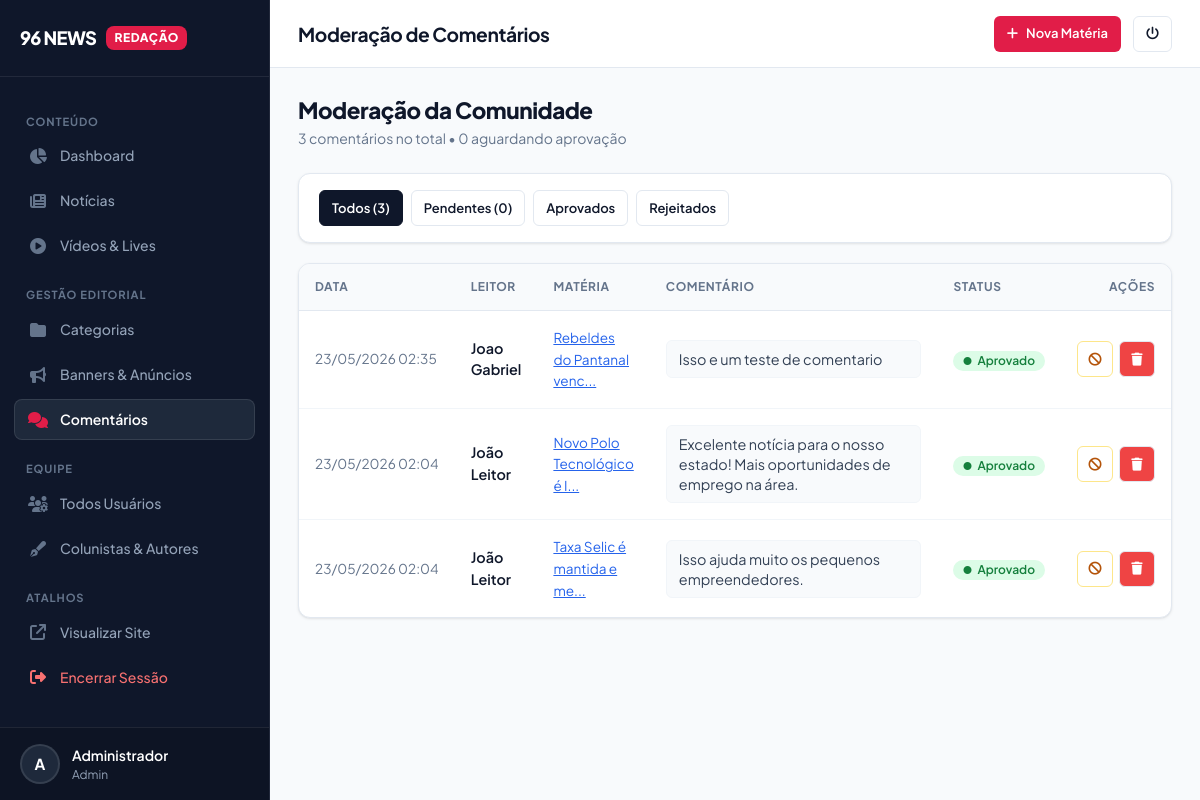
The page /admin/comentarios.php (signed in) on the database its author committed.
### tables this page shows
CREATE TABLE `comentarios` (
  `id` INTEGER PRIMARY KEY AUTOINCREMENT,
  `noticia_id` INTEGER NOT NULL,
  `usuario_id` INTEGER NOT NULL,
  `conteudo` TEXT NOT NULL,
  `status` TEXT DEFAULT 'aprovado',
  `criado_em` TIMESTAMP DEFAULT CURRENT_TIMESTAMP,
  FOREIGN KEY (`noticia_id`) REFERENCES `noticias` (`id`) ON DELETE CASCADE,
  FOREIGN KEY (`usuario_id`) REFERENCES `usuarios` (`id`) ON DELETE CASCADE
);

CREATE TABLE `usuarios` (
  `id` INTEGER PRIMARY KEY AUTOINCREMENT,
  `nome` TEXT NOT NULL,
  `email` TEXT NOT NULL UNIQUE,
  `senha` TEXT NOT NULL,
  `tipo` TEXT DEFAULT 'user',
  `foto_perfil` TEXT DEFAULT NULL,
  `bio` TEXT,
  `criado_em` TIMESTAMP DEFAULT CURRENT_TIMESTAMP,
  `atualizado_em` TIMESTAMP DEFAULT CURRENT_TIMESTAMP
, verificado INTEGER DEFAULT 0, token_verificacao TEXT DEFAULT NULL, created_at DATETIME);

CREATE TABLE "noticias" (
            id INTEGER PRIMARY KEY AUTOINCREMENT,
            titulo TEXT NOT NULL,
            subtitulo TEXT DEFAULT NULL,
            slug TEXT NOT NULL UNIQUE,
            conteudo TEXT NOT NULL,
            imagem_destacada TEXT DEFAULT NULL,
            legenda_imagem TEXT DEFAULT NULL,
            autor_id INTEGER DEFAULT NULL,
            autor_nome TEXT DEFAULT NULL,
            categoria_id INTEGER NOT NULL,
            visualizacoes INTEGER DEFAULT 0,
            status TEXT DEFAULT 'rascunho',
            destaque INTEGER DEFAULT 0,
            urgente INTEGER DEFAULT 0,
            data_agendamento DATETIME DEFAULT NULL,
            views INTEGER DEFAULT 0,
            criado_em TIMESTAMP DEFAULT CURRENT_TIMESTAMP,
            atualizado_em TIMESTAMP DEFAULT CURRENT_TIMESTAMP,
            created_at DATETIME DEFAULT CURRENT_TIMESTAMP,
            updated_at DATETIME DEFAULT CURRENT_TIMESTAMP,
            FOREIGN KEY (autor_id) REFERENCES usuarios (id) ON DELETE SET NULL,
            FOREIGN KEY (categoria_id) REFERENCES categorias (id) ON DELETE CASCADE
        );

### includes/functions.php (called while the page is built, shortened)
<?php
function escape($string) {
    return htmlspecialchars($string, ENT_QUOTES, 'UTF-8');
}
function getCsrfToken() {
    return $_SESSION['csrf_token'];
}

### admin/comentarios.php (the view, shortened to what this page needs)
<?php
require_once __DIR__ . '/includes/header.php';
$pdo = Database::getInstance();
$statusFilter = $_GET['status'] ?? 'all';
$whereClause = "";
$params = [];
$stmt = $pdo->prepare("
    SELECT c.*, u.nome as usuario_nome, n.titulo as noticia_titulo, n.slug as noticia_slug
    FROM comentarios c
    JOIN usuarios u ON c.usuario_id = u.id
    JOIN noticias n ON c.noticia_id = n.id
    $whereClause
    ORDER BY c.criado_em DESC
");
$stmt->execute($params);
$comentarios = $stmt->fetchAll(PDO::FETCH_ASSOC);
$countPendente = (int)$pdo->query("SELECT COUNT(*) FROM comentarios WHERE status = 'pendente'")->fetchColumn();
$countTotal = (int)$pdo->query("SELECT COUNT(*) FROM comentarios")->fetchColumn();
?>
<div style="display: flex; justify-content: space-between; align-items: center; margin-bottom: 24px; flex-wrap: wrap; gap: 16px;">
    <div>
        <h2 style="font-size: 1.4rem; font-weight: 800; margin: 0; color: var(--adm-text-main);">
            Moderação da Comunidade
        </h2>
        <p style="margin: 4px 0 0 0; color: var(--adm-text-muted); font-size: 0.875rem;">
            <?= $countTotal ?> comentários no total &bull; <?= $countPendente ?> aguardando aprovação
        </p>
    </div>
</div>
<div class="card" style="padding: 16px 20px; margin-bottom: 20px;">
    <div style="display: flex; gap: 8px; flex-wrap: wrap;">
        <a href="comentarios.php" class="btn btn-sm btn-outline" style="<?= $statusFilter === 'all' ? 'background: var(--adm-primary); color: white; border-color: var(--adm-primary);' : '' ?>">
            Todos (<?= $countTotal ?>)
        </a>
        <a href="comentarios.php?status=pendente" class="btn btn-sm btn-outline" style="<?= $statusFilter === 'pendente' ? 'background: #b45309; color: white; border-color: #b45309;' : '' ?>">
            Pendentes (<?= $countPendente ?>)
        </a>
        <a href="comentarios.php?status=aprovado" class="btn btn-sm btn-outline" style="<?= $statusFilter === 'aprovado' ? 'background: #15803d; color: white; border-color: #15803d;' : '' ?>">
            Aprovados
        </a>
        <a href="comentarios.php?status=rejeitado" class="btn btn-sm btn-outline" style="<?= $statusFilter === 'rejeitado' ? 'background: #b91c1c; color: white; border-color: #b91c1c;' : '' ?>">
            Rejeitados
        </a>
    </div>
</div>
<div class="card" style="padding: 0; overflow: hidden;">
    <div class="table-responsive">
        <table>
            <thead>
                <tr>
                    <th>Data</th>
                    <th>Leitor</th>
                    <th>Matéria</th>
                    <th style="width: 38%;">Comentário</th>
                    <th>Status</th>
                    <th style="text-align: right;">Ações</th>
                </tr>
            </thead>
            <tbody>
                <?php if (empty($comentarios)): ?>
                <tr>
                    <td colspan="6" style="text-align: center; padding: 40px 20px; color: var(--adm-text-muted);">
                        <i class="far fa-comments" style="font-size: 2rem; display: block; margin-bottom: 10px; color: var(--adm-text-light);"></i>
                        Nenhum comentário encontrado nesta categoria.
                    </td>
                </tr>
                <?php else: ?>
                    <?php foreach ($comentarios as $com): ?>
                    <tr>
                        <td style="white-space: nowrap; font-size: 0.85rem; color: var(--adm-text-muted);">
                            <?= date('d/m/Y H:i', strtotime($com['criado_em'])) ?>
                        </td>
                        <td>
                            <div style="font-weight: 600; color: var(--adm-text-main); font-size: 0.9rem;">
                                <?= escape($com['usuario_nome']) ?>
                            </div>
                        </td>
                        <td>
                            <a href="<?= BASE_URL ?>/noticia/<?= escape($com['noticia_slug']) ?>" target="_blank" style="font-size: 0.85rem; color: #2563eb; text-decoration: underline;" title="<?= escape($com['noticia_titulo']) ?>">
                                <?= escape(mb_strimwidth($com['noticia_titulo'], 0, 28, '...')) ?>
                            </a>
                        </td>
                        <td>
                            <div style="font-size: 0.9rem; color: var(--adm-text-body); line-height: 1.4; background: #f8fafc; padding: 8px 12px; border-radius: 6px; border: 1px solid var(--adm-border-subtle);">
                                <?= escape($com['conteudo']) ?>
                            </div>
                        </td>
                        <td>
                            <?php
                            if ($com['status'] === 'aprovado') echo '<span class="badge badge-success"><i class="fas fa-circle" style="font-size:0.5rem"></i> Aprovado</span>';
                            elseif ($com['status'] === 'rejeitado') echo '<span class="badge badge-danger"><i class="fas fa-circle" style="font-size:0.5rem"></i> Rejeitado</span>';
                            else echo '<span class="badge badge-warning"><i class="fas fa-circle" style="font-size:0.5rem"></i> Pendente</span>';
                            ?>
                        </td>
                        <td style="text-align: right; white-space: nowrap;">
                            <div style="display: inline-flex; gap: 6px;">
                                <?php if ($com['status'] !== 'rejeitado'): ?>
                                    <a href="?action=reject&id=<?= $com['id'] ?>&token=<?= getCsrfToken() ?>&status=<?= urlencode($statusFilter) ?>"
                                       class="btn btn-sm btn-outline btn-icon"
                                       style="color: #b45309; border-color: #fde68a;"
                                       title="Rejeitar comentário">
                                        <i class="fas fa-ban"></i>
                                    </a>
                                <?php endif; ?>
                                <a href="?action=delete&id=<?= $com['id'] ?>&token=<?= getCsrfToken() ?>&status=<?= urlencode($statusFilter) ?>"
                                   class="btn btn-sm btn-outline btn-icon btn-danger"
                                   onclick="return confirm('Deseja realmente excluir este comentário de forma permanente?')"
                                   title="Excluir">
                                    <i class="fas fa-trash"></i>
                                </a>
                            </div>
                        </td>
                    </tr>
                    <?php endforeach; ?>
                <?php endif; ?>
            </tbody>
        </table>
    </div>
</div>
<?php require_once __DIR__ . '/includes/footer.php'; ?>

### assets/css/admin.css (style rules this page uses)
:root { --adm-bg: #f8fafc; --adm-surface: #ffffff; --adm-sidebar: #0f172a; --adm-sidebar-surface: #1e293b; --adm-sidebar-text: #94a3b8; --adm-sidebar-active: #ffffff; --adm-primary: #0f172a; --adm-primary-hover: #1e293b; --adm-accent: #e11d48; --adm-accent-hover: #be123c; --adm-accent-subtle: #ffe4e6; --adm-text-main: #0f172a; --adm-text-body: #334155; --adm-text-muted: #64748b; --adm-text-light: #94a3b8; --adm-border: #e2e8f0; --adm-border-subtle: #f1f5f9; --adm-success-bg: #dcfce7; --adm-success-text: #15803d; --adm-warning-bg: #fef3c7; --adm-warning-text: #b45309; --adm-danger-bg: #fee2e2; --adm-danger-text: #b91c1c; --adm-info-bg: #e0f2fe; --adm-info-text: #0369a1; --adm-radius: 12px; --adm-radius-sm: 8px; --adm-radius-full: 9999px; --adm-shadow-sm: 0 1px 2px 0 rgba(0, 0, 0, 0.05); --adm-shadow: 0 1px 3px 0 rgba(0, 0, 0, 0.08), 0 1px 2px -1px rgba(0, 0, 0, 0.08); --adm-shadow-md: 0 4px 6px -1px rgba(0, 0, 0, 0.08), 0 2px 4px -2px rgba(0, 0, 0, 0.06); --adm-shadow-lg: 0 10px 15px -3px rgba(0, 0, 0, 0.08), 0 4px 6px -4px rgba(0, 0, 0, 0.04); }
*, *::before, *::after { box-sizing: border-box; }
body { margin: 0; padding: 0; font-family: 'Plus Jakarta Sans', -apple-system, BlinkMacSystemFont, "Segoe UI", Roboto, sans-serif; background-color: var(--adm-bg); color: var(--adm-text-body); font-size: 0.9375rem; line-height: 1.5; -webkit-font-smoothing: antialiased; -moz-osx-font-smoothing: grayscale; }
h1, h2, h3, h4, h5, h6 { font-family: 'Plus Jakarta Sans', -apple-system, BlinkMacSystemFont, sans-serif; color: var(--adm-text-main); font-weight: 700; line-height: 1.25; margin-top: 0; letter-spacing: -0.02em; text-transform: none; }
a { color: inherit; text-decoration: none; transition: color 0.15s ease; }
.card { background-color: var(--adm-surface); border-radius: var(--adm-radius); border: 1px solid var(--adm-border); box-shadow: var(--adm-shadow); padding: 24px; margin-bottom: 24px; }
.table-responsive { width: 100%; overflow-x: auto; -webkit-overflow-scrolling: touch; border-radius: var(--adm-radius-sm); }
table { width: 100%; border-collapse: separate; border-spacing: 0; text-align: left; }
table th { background-color: #f8fafc; color: var(--adm-text-muted); font-size: 0.75rem; font-weight: 700; text-transform: uppercase; letter-spacing: 0.05em; padding: 14px 16px; border-bottom: 1px solid var(--adm-border); white-space: nowrap; }
table th:first-child { border-top-left-radius: var(--adm-radius-sm); }
table th:last-child { border-top-right-radius: var(--adm-radius-sm); }
table td { padding: 16px; border-bottom: 1px solid var(--adm-border-subtle); font-size: 0.9rem; color: var(--adm-text-body); vertical-align: middle; }
table tr:last-child td { border-bottom: none; }
.badge { display: inline-flex; align-items: center; gap: 6px; padding: 4px 10px; border-radius: var(--adm-radius-full); font-size: 0.75rem; font-weight: 600; line-height: 1; letter-spacing: normal; text-transform: capitalize; }
.badge-success { background-color: var(--adm-success-bg); color: var(--adm-success-text); }
.btn { display: inline-flex; align-items: center; justify-content: center; gap: 8px; padding: 10px 18px; border-radius: var(--adm-radius-sm); font-family: inherit; font-size: 0.875rem; font-weight: 600; cursor: pointer; border: 1px solid transparent; background-color: var(--adm-primary); color: #ffffff; transition: all 0.15s ease; text-decoration: none; line-height: 1.4; white-space: nowrap; min-height: 42px; }
.btn-outline { background-color: transparent; border-color: var(--adm-border); color: var(--adm-text-main); }
.btn-sm { padding: 6px 12px; font-size: 0.8125rem; min-height: 36px; border-radius: 6px; }
.btn-icon { width: 36px; height: 36px; padding: 0; min-height: 36px; border-radius: 6px; }
.btn-danger { background-color: #ef4444; color: white; }

### rows shown on the page
comentarios: criado_em "23/05/2026 02:35", usuario.nome "Joao Gabriel", noticia.titulo "Rebeldes do Pantanal venc...", conteudo "Isso e um teste de comentario", status "aprovado" (drawn)
comentarios: criado_em "23/05/2026 02:04", usuario.nome "João Leitor", noticia.titulo "Novo Polo Tecnológico é I...", conteudo "Excelente notícia para o nosso estado! Mais oportunidades de emprego na área.", status "aprovado" (drawn)
comentarios: criado_em "23/05/2026 02:04", usuario.nome "João Leitor", noticia.titulo "Taxa Selic é mantida e me...", conteudo "Isso ajuda muito os pequenos empreendedores.", status "aprovado" (drawn)

### other values the page prints
$userInitial "A"
$userNome "Administrador"
$userTipo "Admin"
$page_title "Moderação de Comentários"
$countTotal "3"
$countPendente "0"
